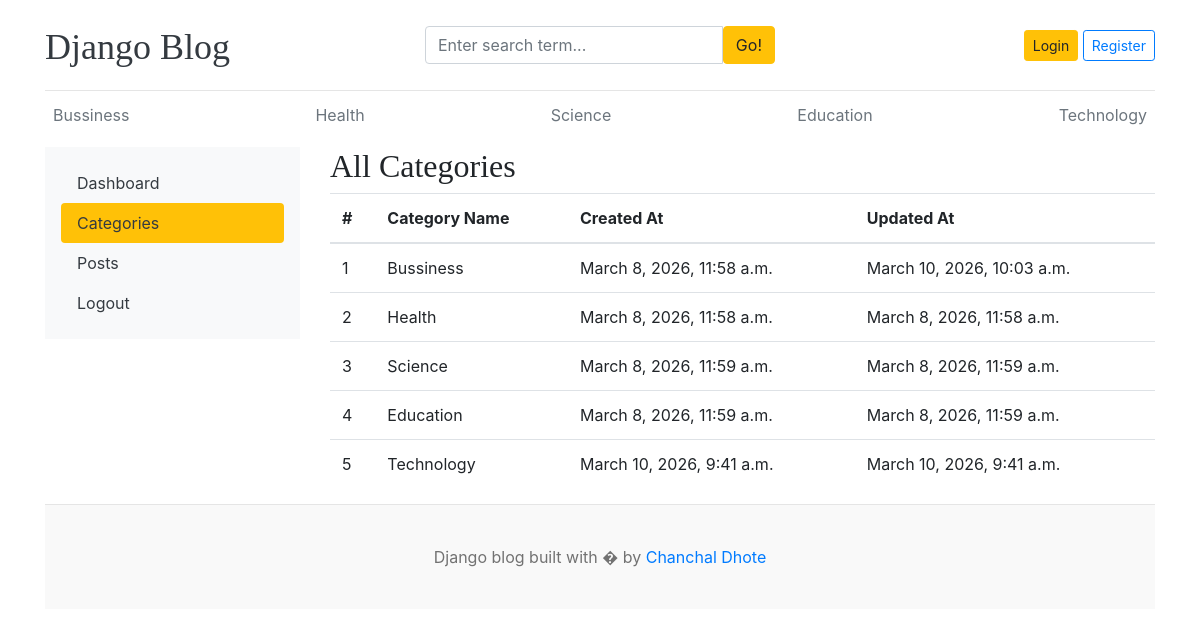
/dashboard/categories/, run on the app's committed database.
### blogs/models.py (models this page shows)
class Category(models.Model):
    category_name = models.CharField(max_length=50, unique=True)
    slug = models.SlugField(max_length=100, unique=True, null=True, blank=True)
    created_at = models.DateTimeField(auto_now_add=True)
    updated_at = models.DateTimeField(auto_now=True)
    class Meta:
        verbose_name_plural = 'categories'
    def __str__(self):
        return self.category_name

### dashboards/views.py (the view)
# urls.py: path('categories/',views.categories, name='categories'),
def categories(request):
    return render(request, 'dashboard/categories.html' )

### blogs/context_processors.py (called while the page is built)
def get_categories(request):
    categories = Category.objects.all()
    return dict(categories=categories)

def get_social_links(request): # data bse mdhy configure karan mg everywhere apply hote
    social_links= SocialLink.objects.all()
    return dict(social_links =social_links)

### templates/dashboard/categories.html (shortened to what this page needs)
{% extends 'base.html' %}
{% block content %}
<div class="row">
    {% include 'dashboard/sidebar.html' %}
    <div class="col-md-9">
        <h2>All Categories</h2>
         <table class="table table-hover">
            <thead>
                <tr>
                    <th>#</th>
                    <th>Category Name</th>
                    <th>Created At</th>
                    <th>Updated At</th>
                </tr>
            </thead>
            <tbody>
                {% for cat in categories %}
                <tr>
                    <td>{{ forloop.counter }}</td>
                    <td>{{ cat }}</td>
                    <td>{{ cat.created_at }}</td>
                    <td>{{ cat.updated_at }}</td>
                </tr>
                {% endfor %}
            </tbody>
        </table>
    </div>
</div>
{% endblock %}

### templates/base.html (shortened to what this page needs)
{% load static %}
<!DOCTYPE html>
<html lang="en">
<head>
  <link href="https://getbootstrap.com/docs/4.0/dist/css/bootstrap.min.css" rel="stylesheet">
  <link href="{% static 'css/blog.css' %}" rel="stylesheet">
  <link rel="stylesheet" href="https://cdnjs.cloudflare.com/ajax/libs/font-awesome/4.7.0/css/font-awesome.min.css">
</head>
<body>
  <div class="container">
    <header class="blog-header py-3">
      <div class="row flex-nowrap justify-content-between align-items-center">
        <div class="col-4 pt-1">
          <a class="blog-header-logo text-dark" href="/">Django Blog</a>
        </div>
        <div class="col-4">
          <form action="{% url 'search' %}" method="GET">
            <div class="input-group">
              <input class="form-control" type="text"  name="keyword" value="{{ keyword }}" placeholder="Enter search term..." aria-label="Enter">
              <button type="submit"  class="btn btn-warning" id="button-search">Go!</button>
            </div>
          </form>
        </div>
        <div class="col-4 d-flex justify-content-end align-items-center">
        {% if not user.is_authenticated %}
          <a class="btn btn-sm btn-warning" class="btn btn-sm btn-warning" href="{% url 'login' %}">Login</a> &nbsp;
          <a class="btn btn-sm btn-outline-primary" href="{% url 'register' %}">Register</a>
        {% else %}
        <span><a class="btn btn-sm btn-success" href="{% url 'dashboard' %}">Dashboard</a></span>
        &emsp;
        <span><a class="btn btn-sm btn-danger" href="{% url 'logout' %}">Logout</a></span>
        {% endif %}
        </div>
      </div>
    </header>
    <div class="nav-scroller py-1 mb-2">
      <nav class="nav d-flex justify-content-between">
        {% for cat in categories %}
        <a class="p-2 text-muted" href="{% url 'post_by_category' cat.id %}">{{ cat.category_name }}</a>
        {% endfor %}
      </nav>
    </div>
    {% block content %}
    {% endblock %}
    <footer class="blog-footer">
      <p>Django blog built with � by <a href="#">Chanchal Dhote</a></p>
    </footer>
</body>
</html>

### blog_main/static/css/blog.css (style rules this page uses)
.blog-header { border-bottom: 1px solid #e5e5e5; }
.blog-header-logo { font-family: "Playfair Display", Georgia, "Times New Roman", serif; font-size: 2.25rem; }
h1, h2, h3, h4, h5, h6 { font-family: "Playfair Display", Georgia, "Times New Roman", serif; }
.blog-footer { padding: 2.5rem 0; color: #727272; text-align: center; background-color: #f9f9f9; border-top: .05rem solid #e5e5e5; }
.blog-footer p:last-child { margin-bottom: 0; }

### data on the page
Category: category_name "Bussiness", created_at "March 8, 2026, 11:58 a.m.", updated_at "March 10, 2026, 10:03 a.m."
Category: category_name "Health", created_at "March 8, 2026, 11:58 a.m.", updated_at "March 8, 2026, 11:58 a.m."
Category: category_name "Science", created_at "March 8, 2026, 11:59 a.m.", updated_at "March 8, 2026, 11:59 a.m."
Category: category_name "Education", created_at "March 8, 2026, 11:59 a.m.", updated_at "March 8, 2026, 11:59 a.m."
Category: category_name "Technology", created_at "March 10, 2026, 9:41 a.m.", updated_at "March 10, 2026, 9:41 a.m."
